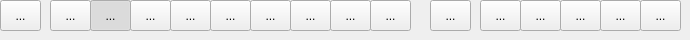
         <widget class="QWidget" name="tab">
          <attribute name="icon">
           <iconset resource="../resources/mainresource.qrc">
            <normaloff>:/mainres/images/view.png</normaloff>:/mainres/images/view.png</iconset>
          </attribute>
          <attribute name="title">
           <string>view</string>
          </attribute>
          <widget class="QToolButton" name="view3d">
           <property name="geometry">
            <rect>
             <x>90</x>
             <y>0</y>
             <width>41</width>
             <height>31</height>
            </rect>
           </property>
           <property name="toolTip">
            <string>3D</string>
           </property>
           <property name="text">
            <string>...</string>
           </property>
           <property name="icon">
            <iconset resource="../resources/mainresource.qrc">
             <normaloff>:/mainres/images/view3d.png</normaloff>:/mainres/images/view3d.png</iconset>
           </property>
           <property name="iconSize">
            <size>
             <width>48</width>
             <height>48</height>
            </size>
           </property>
           <property name="checkable">
            <bool>true</bool>
           </property>
           <property name="checked">
            <bool>true</bool>
           </property>
          </widget>
          <widget class="QToolButton" name="viewtop">
           <property name="geometry">
            <rect>
             <x>130</x>
             <y>0</y>
             <width>41</width>
             <height>31</height>
            </rect>
           </property>
           <property name="toolTip">
            <string>Top</string>
           </property>
           <property name="text">
            <string>...</string>
           </property>
           <property name="icon">
            <iconset resource="../resources/mainresource.qrc">
             <normaloff>:/mainres/images/viewtop.png</normaloff>:/mainres/images/viewtop.png</iconset>
           </property>
           <property name="iconSize">
            <size>
             <width>48</width>
             <height>48</height>
            </size>
           </property>
           <property name="checkable">
            <bool>true</bool>
           </property>
          </widget>
          <widget class="QToolButton" name="viewbottom">
           <property name="geometry">
            <rect>
             <x>170</x>
             <y>0</y>
             <width>41</width>
             <height>31</height>
            </rect>
           </property>
           <property name="toolTip">
            <string>Bottom</string>
           </property>
           <property name="text">
            <string>...</string>
           </property>
           <property name="icon">
            <iconset resource="../resources/mainresource.qrc">
             <normaloff>:/mainres/images/viewtbottom.png</normaloff>:/mainres/images/viewtbottom.png</iconset>
           </property>
           <property name="iconSize">
            <size>
             <width>48</width>
             <height>48</height>
            </size>
           </property>
           <property name="checkable">
            <bool>true</bool>
           </property>
          </widget>
          <widget class="QToolButton" name="viewleft">
           <property name="geometry">
            <rect>
             <x>210</x>
             <y>0</y>
             <width>41</width>
             <height>31</height>
            </rect>
           </property>
           <property name="toolTip">
            <string>Left</string>
           </property>
           <property name="text">
            <string>...</string>
           </property>
           <property name="icon">
            <iconset resource="../resources/mainresource.qrc">
             <normaloff>:/mainres/images/viewleft.png</normaloff>:/mainres/images/viewleft.png</iconset>
           </property>
           <property name="iconSize">
            <size>
             <width>48</width>
             <height>48</height>
            </size>
           </property>
           <property name="checkable">
            <bool>true</bool>
           </property>
          </widget>
          <widget class="QToolButton" name="viewrigth">
           <property name="geometry">
            <rect>
             <x>250</x>
             <y>0</y>
             <width>41</width>
             <height>31</height>
            </rect>
           </property>
           <property name="toolTip">
            <string>Rigth</string>
           </property>
           <property name="text">
            <string>...</string>
           </property>
           <property name="icon">
            <iconset resource="../resources/mainresource.qrc">
             <normaloff>:/mainres/images/viewtright.png</normaloff>:/mainres/images/viewtright.png</iconset>
           </property>
           <property name="iconSize">
            <size>
             <width>48</width>
             <height>48</height>
            </size>
           </property>
           <property name="checkable">
            <bool>true</bool>
           </property>
           <property name="checked">
            <bool>false</bool>
           </property>
          </widget>
          <widget class="QToolButton" name="viewnew">
           <property name="geometry">
            <rect>
             <x>0</x>
             <y>0</y>
             <width>41</width>
             <height>31</height>
            </rect>
           </property>
           <property name="toolTip">
            <string>New viewport</string>
           </property>
           <property name="text">
            <string>...</string>
           </property>
           <property name="icon">
            <iconset resource="../resources/mainresource.qrc">
             <normaloff>:/mainres/images/new.png</normaloff>:/mainres/images/new.png</iconset>
           </property>
           <property name="checkable">
            <bool>false</bool>
           </property>
           <property name="toolButtonStyle">
            <enum>Qt::ToolButtonIconOnly</enum>
           </property>
           <property name="arrowType">
            <enum>Qt::NoArrow</enum>
           </property>
          </widget>
          <widget class="QToolButton" name="viewsolid">
           <property name="geometry">
            <rect>
             <x>520</x>
             <y>0</y>
             <width>41</width>
             <height>31</height>
            </rect>
           </property>
           <property name="toolTip">
            <string>solid</string>
           </property>
           <property name="text">
            <string>...</string>
           </property>
           <property name="icon">
            <iconset resource="../resources/mainresource.qrc">
             <normaloff>:/mainres/images/viewsolid.png</normaloff>:/mainres/images/viewsolid.png</iconset>
           </property>
           <property name="checkable">
            <bool>true</bool>
           </property>
           <property name="checked">
            <bool>false</bool>
           </property>
          </widget>
          <widget class="QToolButton" name="viewwireframe">
           <property name="geometry">
            <rect>
             <x>560</x>
             <y>0</y>
             <width>41</width>
             <height>31</height>
            </rect>
           </property>
           <property name="toolTip">
            <string>wireframe</string>
           </property>
           <property name="text">
            <string>...</string>
           </property>
           <property name="icon">
            <iconset resource="../resources/mainresource.qrc">
             <normaloff>:/mainres/images/viewwireframe.png</normaloff>:/mainres/images/viewwireframe.png</iconset>
           </property>
           <property name="checkable">
            <bool>true</bool>
           </property>
           <property name="checked">
            <bool>false</bool>
           </property>
          </widget>
          <widget class="QToolButton" name="viewcolor">
           <property name="geometry">
            <rect>
             <x>600</x>
             <y>0</y>
             <width>41</width>
             <height>31</height>
            </rect>
           </property>
           <property name="toolTip">
            <string>color</string>
           </property>
           <property name="text">
            <string>...</string>
           </property>
           <property name="icon">
            <iconset resource="../resources/mainresource.qrc">
             <normaloff>:/mainres/images/viewcolor.png</normaloff>:/mainres/images/viewcolor.png</iconset>
           </property>
           <property name="checkable">
            <bool>true</bool>
           </property>
           <property name="checked">
            <bool>false</bool>
           </property>
          </widget>
          <widget class="QToolButton" name="viewtexture">
           <property name="geometry">
            <rect>
             <x>640</x>
             <y>0</y>
             <width>41</width>
             <height>31</height>
            </rect>
           </property>
           <property name="toolTip">
            <string>texture</string>
           </property>
           <property name="text">
            <string>...</string>
           </property>
           <property name="icon">
            <iconset resource="../resources/mainresource.qrc">
             <normaloff>:/mainres/images/viewtexture.png</normaloff>:/mainres/images/viewtexture.png</iconset>
           </property>
           <property name="checkable">
            <bool>true</bool>
           </property>
           <property name="checked">
            <bool>false</bool>
           </property>
          </widget>
          <widget class="QToolButton" name="viewtelecamera">
           <property name="geometry">
            <rect>
             <x>430</x>
             <y>0</y>
             <width>41</width>
             <height>31</height>
            </rect>
           </property>
           <property name="toolTip">
            <string>Rigth</string>
           </property>
           <property name="text">
            <string>...</string>
           </property>
           <property name="icon">
            <iconset resource="../resources/mainresource.qrc">
             <normaloff>:/mainres/images/telecamera.png</normaloff>:/mainres/images/telecamera.png</iconset>
           </property>
           <property name="iconSize">
            <size>
             <width>48</width>
             <height>48</height>
            </size>
           </property>
           <property name="checkable">
            <bool>true</bool>
           </property>
           <property name="checked">
            <bool>false</bool>
           </property>
          </widget>
          <widget class="QToolButton" name="viewtree">
           <property name="geometry">
            <rect>
             <x>50</x>
             <y>0</y>
             <width>41</width>
             <height>31</height>
            </rect>
           </property>
           <property name="toolTip">
            <string>&lt;!DOCTYPE HTML PUBLIC &quot;-//W3C//DTD HTML 4.0//EN&quot; &quot;http://www.w3.org/TR/REC-html40/strict.dtd&quot;&gt;
&lt;html&gt;&lt;head&gt;&lt;meta name=&quot;qrichtext&quot; content=&quot;1&quot; /&gt;&lt;style type=&quot;text/css&quot;&gt;
p, li { white-space: pre-wrap; }
&lt;/style&gt;&lt;/head&gt;&lt;body style=&quot; font-family:'Sans Serif'; font-size:10pt; font-weight:400; font-style:normal;&quot;&gt;
&lt;p style=&quot; margin-top:0px; margin-bottom:0px; margin-left:0px; margin-right:0px; -qt-block-indent:0; text-indent:0px;&quot;&gt;view all&lt;/p&gt;&lt;/body&gt;&lt;/html&gt;</string>
           </property>
           <property name="text">
            <string>...</string>
           </property>
           <property name="icon">
            <iconset resource="../resources/mainresource.qrc">
             <normaloff>:/mainres/images/viewtree.png</normaloff>:/mainres/images/viewtree.png</iconset>
           </property>
           <property name="iconSize">
            <size>
             <width>48</width>
             <height>48</height>
            </size>
           </property>
           <property name="checkable">
            <bool>true</bool>
           </property>
          </widget>
          <widget class="QToolButton" name="view_setortho">
           <property name="geometry">
            <rect>
             <x>370</x>
             <y>0</y>
             <width>41</width>
             <height>31</height>
            </rect>
           </property>
           <property name="toolTip">
            <string>Ortho on/off</string>
           </property>
           <property name="autoFillBackground">
            <bool>false</bool>
           </property>
           <property name="text">
            <string>...</string>
           </property>
           <property name="icon">
            <iconset resource="../resources/mainresource.qrc">
             <normaloff>:/mainres/images/ortho.png</normaloff>:/mainres/images/ortho.png</iconset>
           </property>
           <property name="iconSize">
            <size>
             <width>48</width>
             <height>48</height>
            </size>
           </property>
           <property name="checkable">
            <bool>true</bool>
           </property>
           <property name="checked">
            <bool>false</bool>
           </property>
          </widget>
          <widget class="QToolButton" name="viewfront">
           <property name="geometry">
            <rect>
             <x>290</x>
             <y>0</y>
             <width>41</width>
             <height>31</height>
            </rect>
           </property>
           <property name="toolTip">
            <string>Front</string>
           </property>
           <property name="text">
            <string>...</string>
           </property>
           <property name="icon">
            <iconset resource="../resources/mainresource.qrc">
             <normaloff>:/mainres/images/viewfront.png</normaloff>:/mainres/images/viewfront.png</iconset>
           </property>
           <property name="iconSize">
            <size>
             <width>48</width>
             <height>48</height>
            </size>
           </property>
           <property name="checkable">
            <bool>true</bool>
           </property>
           <property name="checked">
            <bool>false</bool>
           </property>
          </widget>
          <widget class="QToolButton" name="viewback">
           <property name="geometry">
            <rect>
             <x>330</x>
             <y>0</y>
             <width>41</width>
             <height>31</height>
            </rect>
           </property>
           <property name="toolTip">
            <string>Back</string>
           </property>
           <property name="text">
            <string>...</string>
           </property>
           <property name="icon">
            <iconset resource="../resources/mainresource.qrc">
             <normaloff>:/mainres/images/viewback.png</normaloff>:/mainres/images/viewback.png</iconset>
           </property>
           <property name="iconSize">
            <size>
             <width>48</width>
             <height>48</height>
            </size>
           </property>
           <property name="checkable">
            <bool>true</bool>
           </property>
           <property name="checked">
            <bool>false</bool>
           </property>
          </widget>
          <widget class="QToolButton" name="viewbox">
           <property name="geometry">
            <rect>
             <x>480</x>
             <y>0</y>
             <width>41</width>
             <height>31</height>
            </rect>
           </property>
           <property name="toolTip">
            <string>solid</string>
           </property>
           <property name="text">
            <string>...</string>
           </property>
           <property name="icon">
            <iconset resource="../resources/mainresource.qrc">
             <normaloff>:/mainres/images/bbox.png</normaloff>:/mainres/images/bbox.png</iconset>
           </property>
           <property name="iconSize">
            <size>
             <width>48</width>
             <height>48</height>
            </size>
           </property>
           <property name="checkable">
            <bool>true</bool>
           </property>
           <property name="checked">
            <bool>false</bool>
           </property>
          </widget>
         </widget>
